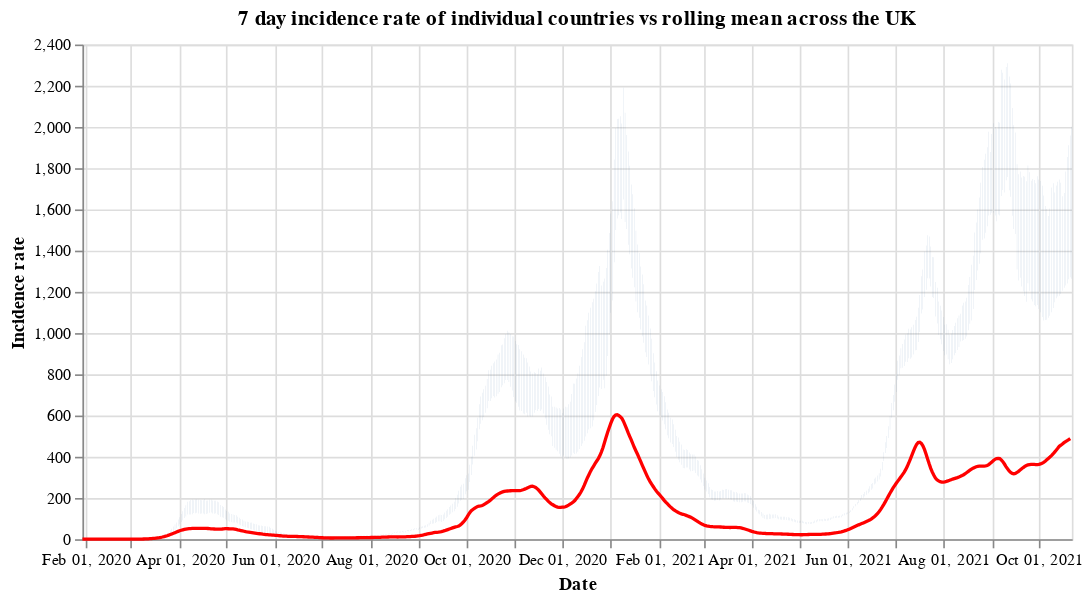

The notebook cell saved with this chart:
### Code cell
#collapse
countries = uk_cases['areaName'].unique()
countries.sort()

selection = alt.selection_single(
    name='Select',
    fields=['areaName'],
    init={'areaName': 'Wales'},
    bind={'areaName': alt.binding_select(options=countries)}
)

# scatter plot, modify opacity based on selection
bars = alt.Chart(uk_cases).mark_bar().add_selection(
    selection
).encode(
    x=alt.X("yearmonthdate(date):T", axis=alt.Axis(title='Date')),
    y=alt.Y("weeklyCasesRate:Q", axis=alt.Axis(title='Incidence rate')),
    tooltip='weeklyCasesRate:Q',
    opacity=alt.condition(selection, alt.value(1), alt.value(0))
).properties(title=f'7 day incidence rate of individual countries vs rolling mean across the UK', width=600)

line = alt.Chart(overview_cases).mark_line(
    color='red',
    size=2,
).transform_window(
    rolling_mean='mean(weeklyCasesRate)',
    frame=[0, 7]
).encode(
    x='yearmonthdate(date):T',
    y='rolling_mean:Q'
)

alt.layer(bars, line)

### Figure 1 — Vega-Lite specification as saved in the notebook (floating-point values rounded to 4 significant figures; data arrays with more than 128 entries replaced by an {"elided": "..."} marker saying what was removed)
{"config": {"view": {"continuousWidth": 400, "continuousHeight": 300}}, "layer": [{"data": {"name": "data-b1797e965231b10db9d839487160c096"}, "mark": "bar", "encoding": {"opacity": {"condition": {"value": 1, "selection": "Select"}, "value": 0}, "tooltip": {"type": "quantitative", "field": "weeklyCasesRate"}, "x": {"type": "temporal", "axis": {"title": "Date"}, "field": "date", "timeUnit": "yearmonthdate"}, "y": {"type": "quantitative", "axis": {"title": "Incidence rate"}, "field": "weeklyCasesRate"}}, "selection": {"Select": {"type": "single", "fields": ["areaName"], "init": {"areaName": "Wales"}, "bind": {"areaName": {"input": "select", "options": ["England", "Northern Ireland", "Scotland", "Wales"]}}}}, "title": "7 day incidence rate of individual countries vs rolling mean across the UK", "width": 600}, {"data": {"name": "data-e8b51cdc46aa5d0589482fd79912f3cc"}, "mark": {"type": "line", "color": "red", "size": 2}, "encoding": {"x": {"type": "temporal", "field": "date", "timeUnit": "yearmonthdate"}, "y": {"type": "quantitative", "field": "rolling_mean"}}, "transform": [{"window": [{"op": "mean", "field": "weeklyCasesRate", "as": "rolling_mean"}], "frame": [0, 7]}]}], "$schema": "https://vega.github.io/schema/vega-lite/v4.8.1.json", "datasets": {"data-b1797e965231b10db9d839487160c096": {"elided": "2432 records"}, "data-e8b51cdc46aa5d0589482fd79912f3cc": {"elided": "631 records"}}}
